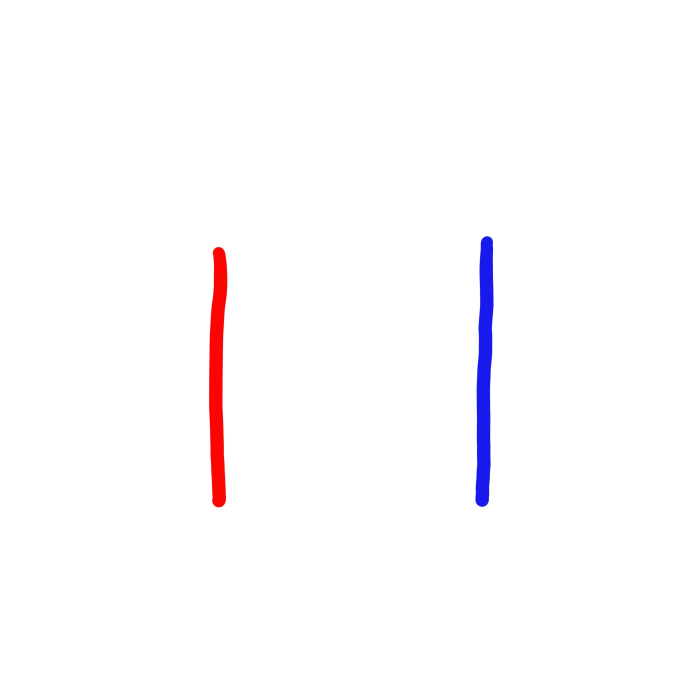
#> input picture 1.jpg, 2048 x 2048 px (shown at 1/3 size)
$ python 2d_ele-pot_ele-strength.py
#> lines starting #> are read from the running program, lines starting #| are printed output that depends on the picture
#模拟任意二维带电结构的电势分布与电场强度 made by Jia DM


'''
调用使用到的依赖扩展包
'''
import numpy as np #矩阵计算
import matplotlib.pyplot as plt #矩阵画图
from PIL import Image #图片处理

#mac 用户需要额外设置图像交互界面
import matplotlib as mpl
mpl.use('TkAgg')

'''
resolution表示分辨率、格点数目;
coorx，coory分别为x和y方向的坐标;
ele_potential表示二维的电势；
x_strength表示二维的x方向电场强度；
y_strength表示二维的y方向电场强度；
'''
resolution = 201
coorx = np.linspace(-1,1,resolution)
coory = np.linspace(-1,1,resolution)
x_strength = np.zeros([resolution,resolution])
y_strength = np.zeros([resolution,resolution])
ele_potential = np.zeros([resolution,resolution])


'''
读取图片im,将im转为二维的数组image
'''
im = Image.open('1.jpg')
#> im is the input picture: PIL image 2048x2048 RGB; mean R, G, B 253.2, 251.4, 253
im = im.resize((resolution,resolution))
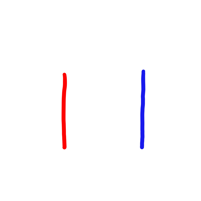
#> im: PIL image 201x201 RGB; mean R, G, B 253.2, 251.4, 253
im = np.array(im)

'''
判断图片中像素的颜色，将红色定义为-1，蓝色定义为1,白色定义为0，分别表示像素带负电，正电和不带电。
'''
image = np.zeros([resolution,resolution])
image[im[:,:,2]<100] = -1
image[im[:,:,0]<100] = 1
image = image[::-1,:]

'''
二维空间中任意位置的电势：
'''
for i in range(resolution):
    for j in range(resolution):
        #判断二维空间中（i,j）位置的电荷是否为0
        if image[i,j] != 0 :
            #定义电势的指标（k,l）
            for k in range(resolution):
                for l in range(resolution):
                #(k,l)位置的电势等于每个像素的电势 kq/r(ij,kl)之和
                    if (k==i and l==j)==False:
                        #计算 ij位置与kl位置的距离r
#> (the run stopped early here; a loop or call above may not have finished)
